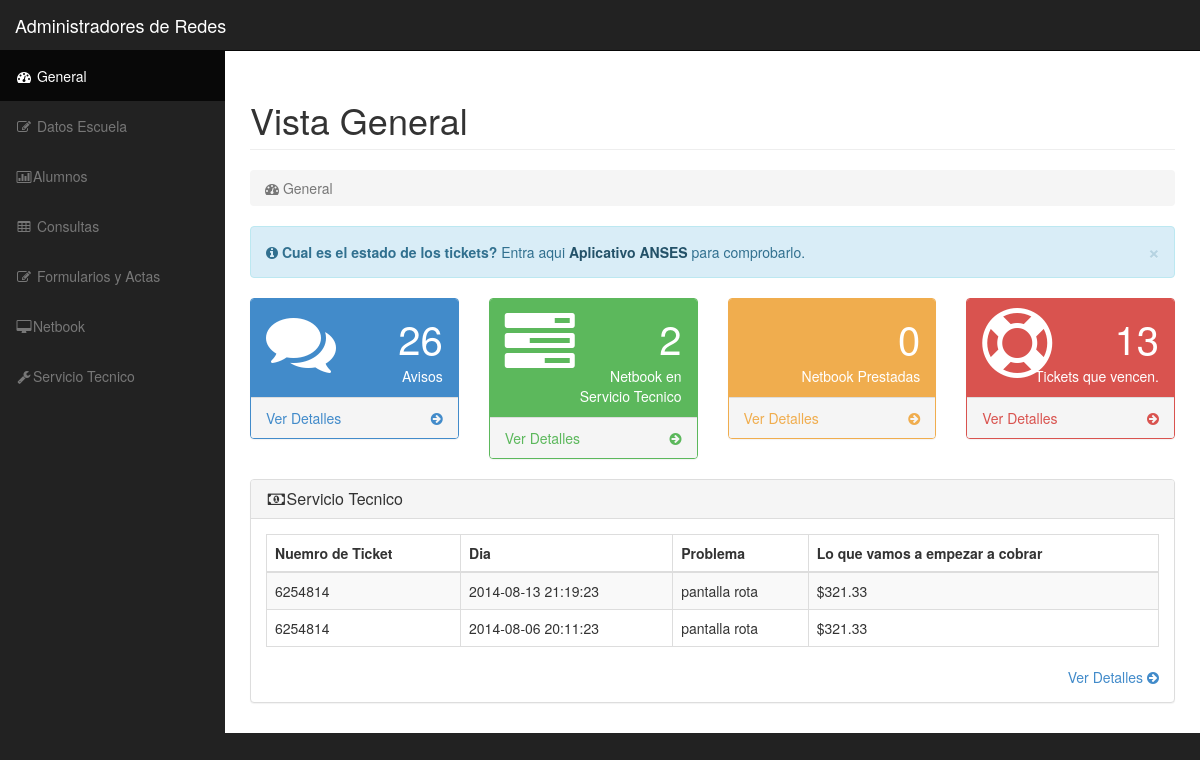
The page / on the database its author committed.
### tables this page shows
CREATE TABLE IF NOT EXISTS `tecnico` (
  `id` int(10) unsigned NOT NULL AUTO_INCREMENT,
  `nombreAlumno` varchar(255) NOT NULL,
  `curso` varchar(255) NOT NULL,
  `cuil` varchar(255) NOT NULL,
  `numeroSerie` int(11) NOT NULL,
  `marca` varchar(255) NOT NULL,
  `problema` varchar(255) NOT NULL,
  `fecha` varchar(255) NOT NULL,
  `idreclamo` int(11) NOT NULL,
  `estado` varchar(255) NOT NULL,
  PRIMARY KEY (`id`)
);

### utiles/configSitio.php (called while the page is built, shortened)
<?php ob_start();
$dirSitio = "escuelas";
$httpHostSitio = "http://" . $_SERVER['HTTP_HOST'] . "/" . $dirSitio . "/";
?>

### modelo/Tecnico.php (called while the page is built, shortened)
<?php	include_once($docRootSitio."utiles/conexion.php");
	include_once("Iterador.php");
class Tecnico{
	public function listarTecnicos($offset="",$limit="",$campoOrder="",$order=""){
		global $docRootSitio;
		$q = "SELECT SQL_CALC_FOUND_ROWS * FROM tecnico ";
		try{
			$result = mysql_query($q);
		}
		catch (Exception $e) {
			$error['consulta'] = $q;
			$error['mysql'] = mysql_error();
			include_once ($docRootSitio . "modulos/errores/listarErrores.php");
			exit();
		}
		$i1 = new Iterador();
		$_tecnicos = $i1->iterarObjetos($result);
		return $_tecnicos;
	}
}

### modelo/Iterador.php (called while the page is built, shortened)
<?php
class Iterador{
	public function iterarObjetos($_array){
	$this->_array = $_array;
	$tupla=1;
            while($_objeto=mysql_fetch_array($this->_array)) {
				$_atributos = array_keys($_objeto);
				for($i=1;$i<=count($_atributos);$i++){
					if($i%2!=0){
						$_objetos[$tupla][$_atributos[$i]] = $_objeto[$_atributos[$i]];
					}
				}
                $tupla++;
			}
	return $_objetos;
}
}
?>

### modelo/Prestamo.php (called while the page is built, shortened)
<?php	include_once($docRootSitio."utiles/conexion.php");
	include_once("Iterador.php");
class Prestamo{
	public function listarPrestamos($offset="",$limit="",$campoOrder="",$order=""){
		global $docRootSitio;
		$q = "SELECT SQL_CALC_FOUND_ROWS * FROM prestamo WHERE estado = '1'";
		try{
			$result = mysql_query($q);
		}
		catch (Exception $e) {
			$error['consulta'] = $q;
			$error['mysql'] = mysql_error();
			include_once ($docRootSitio . "modulos/errores/listarErrores.php");
			exit();
		}
		$i1 = new Iterador();
		$_netbooks = $i1->iterarObjetos($result);
		return $_netbooks;
	}
}

### index.php (the view, shortened to what this page needs)
<!DOCTYPE html>
<html lang="en">
<head>
<?php
    include_once($_SERVER["DOCUMENT_ROOT"]."/escuelas/utiles/principal.php");
    include_once($docRootSitio."modelo/Tecnico.php");
    include_once($docRootSitio."modelo/Prestamo.php");
    $stecnico = new Tecnico();
    $_stecnicos = $stecnico->listarTecnicos($offset,$limit,$campoOrder,$order);
    $prestamo = new Prestamo();
    $_prestamos = $prestamo->listarPrestamos($offset,$limit,$campoOrder,$order);
?>
    <link href="<?php echo $httpHostSitio?>plantilla/css/bootstrap.min.css" rel="stylesheet">
    <link href="<?php echo $httpHostSitio?>plantilla/css/sb-admin.css" rel="stylesheet">
    <link href="<?php echo $httpHostSitio?>plantilla/css/plugins/morris.css" rel="stylesheet">
    <link href="<?php echo $httpHostSitio?>plantilla/font-awesome-4.1.0/css/font-awesome.min.css" rel="stylesheet" type="text/css">
</head>
<body>
    <div id="wrapper">
        <nav class="navbar navbar-inverse navbar-fixed-top" role="navigation">
            <div class="navbar-header">
                <a class="navbar-brand" href="index.php">Administradores de Redes</a>
            </div>
            <div class="collapse navbar-collapse navbar-ex1-collapse">
            <?php include_once($docRootSitio."utiles/menu.php");?>
                            </div>
        </nav>
        <div id="page-wrapper">
            <div class="container-fluid">
                <div class="row">
                    <div class="col-lg-12">
                        <h1 class="page-header">
                            Vista General
                        </h1>
                        <ol class="breadcrumb">
                            <li class="active">
                                <i class="fa fa-dashboard"></i> General
                            </li>
                        </ol>
                    </div>
                </div>
                <div class="row">
                    <div class="col-lg-12">
                        <div class="alert alert-info alert-dismissable">
                            <button type="button" class="close" data-dismiss="alert" aria-hidden="true">&times;</button>
                            <i class="fa fa-info-circle"></i>  <strong>Cual es el estado de los tickets? </strong>Entra aqui <a href="https://servicioscorp.anses.gob.ar/clavelogon/logon.aspx" class="alert-link">Aplicativo ANSES</a> para comprobarlo.
                        </div>
                    </div>
                </div>
                <div class="row">
                    <div class="col-lg-3 col-md-6">
                        <div class="panel panel-primary">
                            <div class="panel-heading">
                                <div class="row">
                                    <div class="col-xs-3">
                                        <i class="fa fa-comments fa-5x"></i>
                                    </div>
                                    <div class="col-xs-9 text-right">
                                        <div class="huge">26</div>
                                        <div>Avisos</div>
                                    </div>
                                </div>
                            </div>
                            <a href="#">
                                <div class="panel-footer">
                                    <span class="pull-left">Ver Detalles</span>
                                    <span class="pull-right"><i class="fa fa-arrow-circle-right"></i></span>
                                    <div class="clearfix"></div>
                                </div>
                            </a>
                        </div>
                    </div>
                    <div class="col-lg-3 col-md-6">
                        <div class="panel panel-green">
                            <div class="panel-heading">
                                <div class="row">
                                    <div class="col-xs-3">
                                        <i class="fa fa-tasks fa-5x"></i>
                                    </div>
                                    <div class="col-xs-9 text-right">
                                        <div class="huge"><?php echo count($_stecnicos);?></div>
                                        <div>Netbook en Servicio Tecnico</div>
                                    </div>
                                </div>
                            </div>
                            <a href="#">
                                <div class="panel-footer">
                                    <span class="pull-left">Ver Detalles</span>
                                    <span class="pull-right"><i class="fa fa-arrow-circle-right"></i></span>
                                    <div class="clearfix"></div>
                                </div>
                            </a>
                        </div>
                    </div>
                    <div class="col-lg-3 col-md-6">
                        <div class="panel panel-yellow">
                            <div class="panel-heading">
                                <div class="row">
                                    <div class="col-xs-3">
                                    </div>
                                    <div class="col-xs-9 text-right">
                                        <div class="huge"><?php echo count($_prestamos);?></div>
                                        <div>Netbook Prestadas</div>
                                    </div>
                                </div>
                            </div>
                            <a href="#">
                                <div class="panel-footer">
                                    <span class="pull-left">Ver Detalles</span>
                                    <span class="pull-right"><i class="fa fa-arrow-circle-right"></i></span>
                                    <div class="clearfix"></div>
                                </div>
                            </a>
                        </div>
                    </div>
                    <div class="col-lg-3 col-md-6">
                        <div class="panel panel-red">
                            <div class="panel-heading">
                                <div class="row">
                                    <div class="col-xs-3">
                                        <i class="fa fa-support fa-5x"></i>
                                    </div>
                                    <div class="col-xs-9 text-right">
                                        <div class="huge">13</div>
                                        <div>Tickets que vencen.</div>
                                    </div>
                                </div>
                            </div>
                            <a href="#">
                                <div class="panel-footer">
                                    <span class="pull-left">Ver Detalles</span>
                                    <span class="pull-right"><i class="fa fa-arrow-circle-right"></i></span>
                                    <div class="clearfix"></div>
                                </div>
                            </a>
                        </div>
                    </div>
                </div>
                <div class="row">
                    <div class="col-lg-12">
                        <div class="panel panel-default">
                            <div class="panel-heading">
                                <h3 class="panel-title"><i class="fa fa-money fa-fw"></i>Servicio Tecnico</h3>
                            </div>
                            <div class="panel-body">
                                <div class="table-responsive">
                                    <table class="table table-bordered table-hover table-striped">
                                        <thead>
                                            <tr>
                                                <th>Nuemro de Ticket</th>
                                                <th>Dia</th>
                                                <th>Problema</th>
                                                <th>Lo que vamos a empezar a cobrar</th>
                                            </tr>
                                        </thead>
                                        <tbody>
        		<?php for($i=1;$i<=count($_stecnicos);$i++){
		?>
                                            <tr>
                                                <td><?php echo $_stecnicos[$i]['idreclamo'];?></td>
                                                <td><?php echo $_stecnicos[$i]['fecha'];?></td>
                                                <td><?php echo $_stecnicos[$i]['problema'];?></td>
                                                <td>$321.33</td>
                                            </tr>
            <?php }?>
                                        </tbody>
                                    </table>
                                </div>
                                <div class="text-right">
                                    <a href="#">Ver Detalles <i class="fa fa-arrow-circle-right"></i></a>
                                </div>
                            </div>
                        </div>
                    </div>
                </div>
            </div>
        </div>
    </div>
</body>
</html>

### plantilla/css/sb-admin.css (style rules this page uses)
body { margin-top: 100px; background-color: #222; }
@media (min-width:768px) { body { margin-top: 50px; } }
#wrapper { padding-left: 0; }
#page-wrapper { width: 100%; padding: 0; background-color: #fff; }
.huge { font-size: 50px; line-height: normal; }
@media (min-width:768px) { #wrapper { padding-left: 225px; } }
@media (min-width:768px) { #page-wrapper { padding: 10px; } }
.huge { font-size: 40px; }
.panel-green { border-color: #5cb85c; }
.panel-green .panel-heading { border-color: #5cb85c; color: #fff; background-color: #5cb85c; }
.panel-green a { color: #5cb85c; }
.panel-red { border-color: #d9534f; }
.panel-red .panel-heading { border-color: #d9534f; color: #fff; background-color: #d9534f; }
.panel-red a { color: #d9534f; }
.panel-yellow { border-color: #f0ad4e; }
.panel-yellow .panel-heading { border-color: #f0ad4e; color: #fff; background-color: #f0ad4e; }
.panel-yellow a { color: #f0ad4e; }

### rows shown on the page
tecnico: idreclamo "6254814", fecha "2014-08-13 21:19:23", problema "pantalla rota"
tecnico: idreclamo "6254814", fecha "2014-08-06 20:11:23", problema "pantalla rota"

### other values the page prints
count($_stecnicos) "2"
count($_prestamos) "0"
